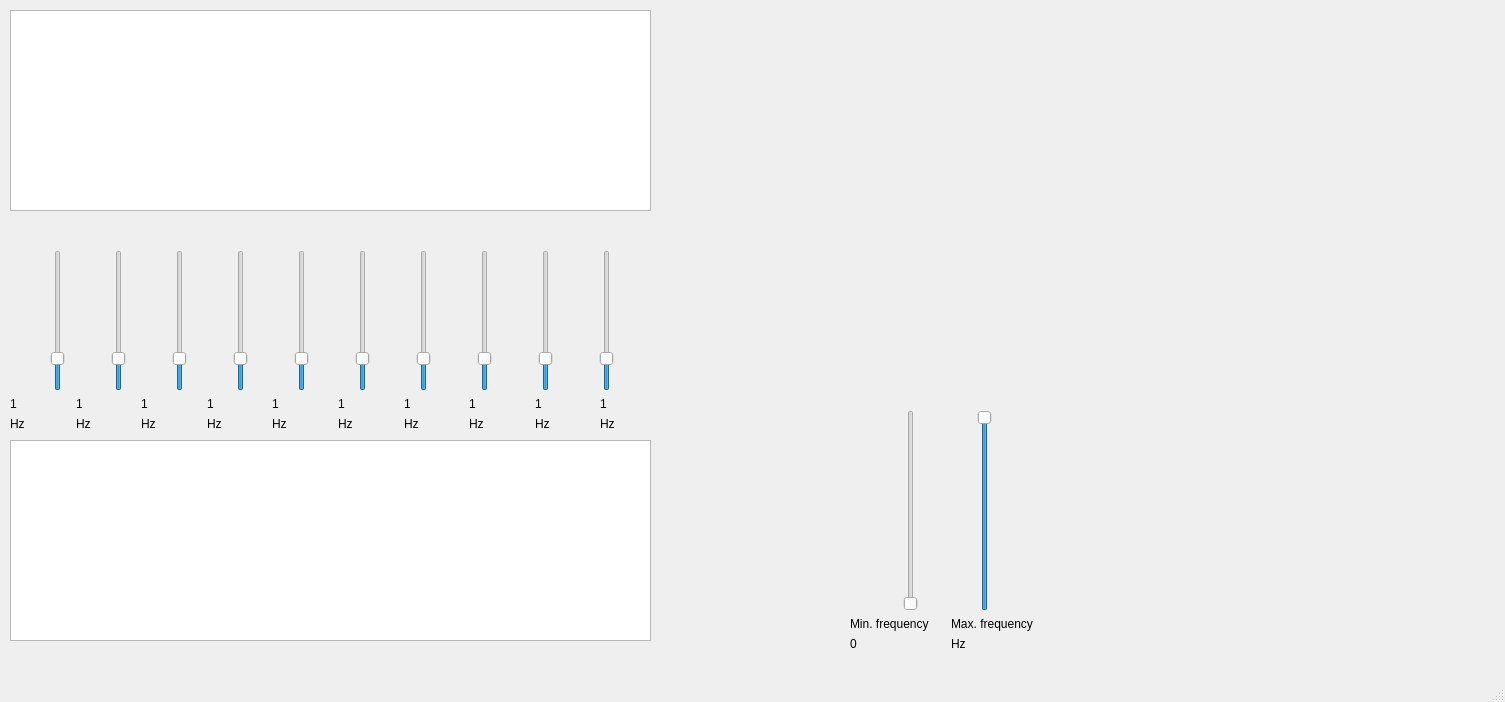
<?xml version="1.0" encoding="UTF-8"?>
<ui version="4.0">
 <class>MainWindow</class>
 <widget class="QMainWindow" name="MainWindow">
  <property name="geometry">
   <rect>
    <x>0</x>
    <y>0</y>
    <width>1505</width>
    <height>702</height>
   </rect>
  </property>
  <property name="sizePolicy">
   <sizepolicy hsizetype="MinimumExpanding" vsizetype="MinimumExpanding">
    <horstretch>0</horstretch>
    <verstretch>0</verstretch>
   </sizepolicy>
  </property>
  <property name="minimumSize">
   <size>
    <width>1150</width>
    <height>670</height>
   </size>
  </property>
  <property name="maximumSize">
   <size>
    <width>300000</width>
    <height>30000</height>
   </size>
  </property>
  <property name="windowTitle">
   <string>MainWindow</string>
  </property>
  <widget class="QWidget" name="centralwidget">
   <widget class="QGraphicsView" name="graphicsView">
    <property name="geometry">
     <rect>
      <x>10</x>
      <y>10</y>
      <width>641</width>
      <height>201</height>
     </rect>
    </property>
   </widget>
   <widget class="QGraphicsView" name="graphicsView_3">
    <property name="geometry">
     <rect>
      <x>10</x>
      <y>440</y>
      <width>641</width>
      <height>201</height>
     </rect>
    </property>
   </widget>
   <widget class="QWidget" name="layoutWidget">
    <property name="geometry">
     <rect>
      <x>850</x>
      <y>410</y>
      <width>195</width>
      <height>241</height>
     </rect>
    </property>
    <layout class="QVBoxLayout" name="verticalLayout_2">
     <item>
      <layout class="QHBoxLayout" name="horizontalLayout_2">
       <item>
        <widget class="QSlider" name="verticalSlider_11">
         <property name="maximum">
          <number>5</number>
         </property>
         <property name="singleStep">
          <number>1</number>
         </property>
         <property name="pageStep">
          <number>1</number>
         </property>
         <property name="value">
          <number>0</number>
         </property>
         <property name="sliderPosition">
          <number>0</number>
         </property>
         <property name="orientation">
          <enum>Qt::Vertical</enum>
         </property>
        </widget>
       </item>
       <item>
        <widget class="QSlider" name="verticalSlider_12">
         <property name="maximum">
          <number>5</number>
         </property>
         <property name="singleStep">
          <number>1</number>
         </property>
         <property name="pageStep">
          <number>1</number>
         </property>
         <property name="value">
          <number>5</number>
         </property>
         <property name="sliderPosition">
          <number>5</number>
         </property>
         <property name="orientation">
          <enum>Qt::Vertical</enum>
         </property>
        </widget>
       </item>
      </layout>
     </item>
     <item>
      <layout class="QVBoxLayout" name="verticalLayout">
       <item>
        <layout class="QHBoxLayout" name="horizontalLayout_6">
         <item>
          <widget class="QLabel" name="label">
           <property name="text">
            <string>Min. frequency</string>
           </property>
          </widget>
         </item>
         <item>
          <widget class="QLabel" name="label_2">
           <property name="text">
            <string>Max. frequency</string>
           </property>
          </widget>
         </item>
        </layout>
       </item>
       <item>
        <layout class="QHBoxLayout" name="horizontalLayout_5">
         <item>
          <widget class="QLabel" name="label_23">
           <property name="text">
            <string>0</string>
           </property>
          </widget>
         </item>
         <item>
          <widget class="QLabel" name="label_24">
           <property name="text">
            <string>Hz</string>
           </property>
          </widget>
         </item>
        </layout>
       </item>
      </layout>
     </item>
    </layout>
   </widget>
   <widget class="QWidget" name="layoutWidget">
    <property name="geometry">
     <rect>
      <x>10</x>
      <y>250</y>
      <width>650</width>
      <height>181</height>
     </rect>
    </property>
    <layout class="QVBoxLayout" name="verticalLayout_4">
     <item>
      <layout class="QHBoxLayout" name="horizontalLayout">
       <item>
        <widget class="QSlider" name="verticalSlider">
         <property name="maximum">
          <number>5</number>
         </property>
         <property name="pageStep">
          <number>1</number>
         </property>
         <property name="sliderPosition">
          <number>1</number>
         </property>
         <property name="orientation">
          <enum>Qt::Vertical</enum>
         </property>
        </widget>
       </item>
       <item>
        <widget class="QSlider" name="verticalSlider_2">
         <property name="maximum">
          <number>5</number>
         </property>
         <property name="pageStep">
          <number>1</number>
         </property>
         <property name="sliderPosition">
          <number>1</number>
         </property>
         <property name="orientation">
          <enum>Qt::Vertical</enum>
         </property>
        </widget>
       </item>
       <item>
        <widget class="QSlider" name="verticalSlider_3">
         <property name="maximum">
          <number>5</number>
         </property>
         <property name="pageStep">
          <number>1</number>
         </property>
         <property name="value">
          <number>1</number>
         </property>
         <property name="orientation">
          <enum>Qt::Vertical</enum>
         </property>
        </widget>
       </item>
       <item>
        <widget class="QSlider" name="verticalSlider_4">
         <property name="maximum">
          <number>5</number>
         </property>
         <property name="pageStep">
          <number>1</number>
         </property>
         <property name="sliderPosition">
          <number>1</number>
         </property>
         <property name="orientation">
          <enum>Qt::Vertical</enum>
         </property>
        </widget>
       </item>
       <item>
        <widget class="QSlider" name="verticalSlider_5">
         <property name="maximum">
          <number>5</number>
         </property>
         <property name="pageStep">
          <number>1</number>
         </property>
         <property name="sliderPosition">
          <number>1</number>
         </property>
         <property name="orientation">
          <enum>Qt::Vertical</enum>
         </property>
        </widget>
       </item>
       <item>
        <widget class="QSlider" name="verticalSlider_6">
         <property name="maximum">
          <number>5</number>
         </property>
         <property name="pageStep">
          <number>1</number>
         </property>
         <property name="value">
          <number>1</number>
         </property>
         <property name="orientation">
          <enum>Qt::Vertical</enum>
         </property>
        </widget>
       </item>
       <item>
        <widget class="QSlider" name="verticalSlider_7">
         <property name="maximum">
          <number>5</number>
         </property>
         <property name="pageStep">
          <number>1</number>
         </property>
         <property name="sliderPosition">
          <number>1</number>
         </property>
         <property name="orientation">
          <enum>Qt::Vertical</enum>
         </property>
        </widget>
       </item>
       <item>
        <widget class="QSlider" name="verticalSlider_8">
         <property name="maximum">
          <number>5</number>
         </property>
         <property name="pageStep">
          <number>1</number>
         </property>
         <property name="value">
          <number>1</number>
         </property>
         <property name="orientation">
          <enum>Qt::Vertical</enum>
         </property>
        </widget>
       </item>
       <item>
        <widget class="QSlider" name="verticalSlider_9">
         <property name="maximum">
          <number>5</number>
         </property>
         <property name="pageStep">
          <number>1</number>
         </property>
         <property name="value">
          <number>1</number>
         </property>
         <property name="orientation">
          <enum>Qt::Vertical</enum>
         </property>
        </widget>
       </item>
       <item>
        <widget class="QSlider" name="verticalSlider_10">
         <property name="maximum">
          <number>5</number>
         </property>
         <property name="pageStep">
          <number>1</number>
         </property>
         <property name="value">
          <number>1</number>
         </property>
         <property name="orientation">
          <enum>Qt::Vertical</enum>
         </property>
        </widget>
       </item>
      </layout>
     </item>
     <item>
      <layout class="QVBoxLayout" name="verticalLayout_3">
       <item>
        <layout class="QHBoxLayout" name="horizontalLayout_3">
         <item>
          <widget class="QLabel" name="label_12">
           <property name="text">
            <string>1</string>
           </property>
          </widget>
         </item>
         <item>
          <widget class="QLabel" name="label_3">
           <property name="text">
            <string>1</string>
           </property>
          </widget>
         </item>
         <item>
          <widget class="QLabel" name="label_4">
           <property name="text">
            <string>1</string>
           </property>
          </widget>
         </item>
         <item>
          <widget class="QLabel" name="label_5">
           <property name="text">
            <string>1</string>
           </property>
          </widget>
         </item>
         <item>
          <widget class="QLabel" name="label_6">
           <property name="text">
            <string>1</string>
           </property>
          </widget>
         </item>
         <item>
          <widget class="QLabel" name="label_7">
           <property name="text">
            <string>1</string>
           </property>
          </widget>
         </item>
         <item>
          <widget class="QLabel" name="label_8">
           <property name="text">
            <string>1</string>
           </property>
          </widget>
         </item>
         <item>
          <widget class="QLabel" name="label_9">
           <property name="text">
            <string>1</string>
           </property>
          </widget>
         </item>
         <item>
          <widget class="QLabel" name="label_10">
           <property name="text">
            <string>1</string>
           </property>
          </widget>
         </item>
         <item>
          <widget class="QLabel" name="label_11">
           <property name="text">
            <string>1</string>
           </property>
          </widget>
         </item>
        </layout>
       </item>
       <item>
        <layout class="QHBoxLayout" name="horizontalLayout_4">
         <item>
          <widget class="QLabel" name="label_13">
           <property name="text">
            <string>Hz</string>
           </property>
          </widget>
         </item>
         <item>
          <widget class="QLabel" name="label_14">
           <property name="text">
            <string>Hz</string>
           </property>
          </widget>
         </item>
         <item>
          <widget class="QLabel" name="label_15">
           <property name="text">
            <string>Hz</string>
           </property>
          </widget>
         </item>
         <item>
          <widget class="QLabel" name="label_16">
           <property name="text">
            <string>Hz</string>
           </property>
          </widget>
         </item>
         <item>
          <widget class="QLabel" name="label_17">
           <property name="text">
            <string>Hz</string>
           </property>
          </widget>
         </item>
         <item>
          <widget class="QLabel" name="label_18">
           <property name="text">
            <string>Hz</string>
           </property>
          </widget>
         </item>
         <item>
          <widget class="QLabel" name="label_19">
           <property name="text">
            <string>Hz</string>
           </property>
          </widget>
         </item>
         <item>
          <widget class="QLabel" name="label_20">
           <property name="text">
            <string>Hz</string>
           </property>
          </widget>
         </item>
         <item>
          <widget class="QLabel" name="label_21">
           <property name="text">
            <string>Hz</string>
           </property>
          </widget>
         </item>
         <item>
          <widget class="QLabel" name="label_22">
           <property name="text">
            <string>Hz</string>
           </property>
          </widget>
         </item>
        </layout>
       </item>
      </layout>
     </item>
    </layout>
   </widget>
  </widget>
  <widget class="QMenuBar" name="menubar">
   <property name="geometry">
    <rect>
     <x>0</x>
     <y>0</y>
     <width>1505</width>
     <height>21</height>
    </rect>
   </property>
  </widget>
  <widget class="QStatusBar" name="statusbar"/>
 </widget>
 <resources/>
 <connections>
  <connection>
   <sender>verticalSlider</sender>
   <signal>windowIconTextChanged(QString)</signal>
   <receiver>label_3</receiver>
   <slot>show()</slot>
   <hints>
    <hint type="sourcelabel">
     <x>58</x>
     <y>398</y>
    </hint>
    <hint type="destinationlabel">
     <x>136</x>
     <y>427</y>
    </hint>
   </hints>
  </connection>
  <connection>
   <sender>verticalSlider_2</sender>
   <signal>windowIconTextChanged(QString)</signal>
   <receiver>label_4</receiver>
   <slot>show()</slot>
   <hints>
    <hint type="sourcelabel">
     <x>127</x>
     <y>405</y>
    </hint>
    <hint type="destinationlabel">
     <x>201</x>
     <y>427</y>
    </hint>
   </hints>
  </connection>
  <connection>
   <sender>verticalSlider_3</sender>
   <signal>windowIconTextChanged(QString)</signal>
   <receiver>label_5</receiver>
   <slot>show()</slot>
   <hints>
    <hint type="sourcelabel">
     <x>188</x>
     <y>405</y>
    </hint>
    <hint type="destinationlabel">
     <x>266</x>
     <y>427</y>
    </hint>
   </hints>
  </connection>
  <connection>
   <sender>verticalSlider_4</sender>
   <signal>windowIconTextChanged(QString)</signal>
   <receiver>label_6</receiver>
   <slot>show()</slot>
   <hints>
    <hint type="sourcelabel">
     <x>249</x>
     <y>405</y>
    </hint>
    <hint type="destinationlabel">
     <x>331</x>
     <y>427</y>
    </hint>
   </hints>
  </connection>
  <connection>
   <sender>verticalSlider_5</sender>
   <signal>windowIconTextChanged(QString)</signal>
   <receiver>label_7</receiver>
   <slot>show()</slot>
   <hints>
    <hint type="sourcelabel">
     <x>310</x>
     <y>405</y>
    </hint>
    <hint type="destinationlabel">
     <x>396</x>
     <y>427</y>
    </hint>
   </hints>
  </connection>
  <connection>
   <sender>verticalSlider_6</sender>
   <signal>windowIconTextChanged(QString)</signal>
   <receiver>label_8</receiver>
   <slot>show()</slot>
   <hints>
    <hint type="sourcelabel">
     <x>371</x>
     <y>405</y>
    </hint>
    <hint type="destinationlabel">
     <x>461</x>
     <y>427</y>
    </hint>
   </hints>
  </connection>
  <connection>
   <sender>verticalSlider_7</sender>
   <signal>windowIconTextChanged(QString)</signal>
   <receiver>label_9</receiver>
   <slot>show()</slot>
   <hints>
    <hint type="sourcelabel">
     <x>428</x>
     <y>392</y>
    </hint>
    <hint type="destinationlabel">
     <x>526</x>
     <y>427</y>
    </hint>
   </hints>
  </connection>
  <connection>
   <sender>verticalSlider_8</sender>
   <signal>windowIconTextChanged(QString)</signal>
   <receiver>label_10</receiver>
   <slot>show()</slot>
   <hints>
    <hint type="sourcelabel">
     <x>490</x>
     <y>394</y>
    </hint>
    <hint type="destinationlabel">
     <x>591</x>
     <y>427</y>
    </hint>
   </hints>
  </connection>
  <connection>
   <sender>verticalSlider_9</sender>
   <signal>windowIconTextChanged(QString)</signal>
   <receiver>label_11</receiver>
   <slot>show()</slot>
   <hints>
    <hint type="sourcelabel">
     <x>550</x>
     <y>392</y>
    </hint>
    <hint type="destinationlabel">
     <x>656</x>
     <y>427</y>
    </hint>
   </hints>
  </connection>
  <connection>
   <sender>verticalSlider_10</sender>
   <signal>windowIconTextChanged(QString)</signal>
   <receiver>label_12</receiver>
   <slot>show()</slot>
   <hints>
    <hint type="sourcelabel">
     <x>615</x>
     <y>375</y>
    </hint>
    <hint type="destinationlabel">
     <x>38</x>
     <y>427</y>
    </hint>
   </hints>
  </connection>
  <connection>
   <sender>verticalSlider_11</sender>
   <signal>windowIconTextChanged(QString)</signal>
   <receiver>label_23</receiver>
   <slot>show()</slot>
   <hints>
    <hint type="sourcelabel">
     <x>899</x>
     <y>433</y>
    </hint>
    <hint type="destinationlabel">
     <x>853</x>
     <y>668</y>
    </hint>
   </hints>
  </connection>
  <connection>
   <sender>verticalSlider_12</sender>
   <signal>windowIconTextChanged(QString)</signal>
   <receiver>label_24</receiver>
   <slot>show()</slot>
   <hints>
    <hint type="sourcelabel">
     <x>974</x>
     <y>433</y>
    </hint>
    <hint type="destinationlabel">
     <x>951</x>
     <y>668</y>
    </hint>
   </hints>
  </connection>
  <connection>
   <sender>verticalSlider</sender>
   <signal>valueChanged(int)</signal>
   <receiver>label_12</receiver>
   <slot>setNum(int)</slot>
   <hints>
    <hint type="sourcelabel">
     <x>64</x>
     <y>340</y>
    </hint>
    <hint type="destinationlabel">
     <x>71</x>
     <y>427</y>
    </hint>
   </hints>
  </connection>
  <connection>
   <sender>verticalSlider_2</sender>
   <signal>valueChanged(int)</signal>
   <receiver>label_3</receiver>
   <slot>setNum(int)</slot>
   <hints>
    <hint type="sourcelabel">
     <x>120</x>
     <y>397</y>
    </hint>
    <hint type="destinationlabel">
     <x>136</x>
     <y>427</y>
    </hint>
   </hints>
  </connection>
  <connection>
   <sender>verticalSlider_3</sender>
   <signal>valueChanged(int)</signal>
   <receiver>label_4</receiver>
   <slot>setNum(int)</slot>
   <hints>
    <hint type="sourcelabel">
     <x>188</x>
     <y>405</y>
    </hint>
    <hint type="destinationlabel">
     <x>201</x>
     <y>427</y>
    </hint>
   </hints>
  </connection>
  <connection>
   <sender>verticalSlider_4</sender>
   <signal>valueChanged(int)</signal>
   <receiver>label_5</receiver>
   <slot>setNum(int)</slot>
   <hints>
    <hint type="sourcelabel">
     <x>249</x>
     <y>405</y>
    </hint>
    <hint type="destinationlabel">
     <x>266</x>
     <y>427</y>
    </hint>
   </hints>
  </connection>
  <connection>
   <sender>verticalSlider_5</sender>
   <signal>valueChanged(int)</signal>
   <receiver>label_6</receiver>
   <slot>setNum(int)</slot>
   <hints>
    <hint type="sourcelabel">
     <x>310</x>
     <y>405</y>
    </hint>
    <hint type="destinationlabel">
     <x>331</x>
     <y>427</y>
    </hint>
   </hints>
  </connection>
  <connection>
   <sender>verticalSlider_6</sender>
   <signal>valueChanged(int)</signal>
   <receiver>label_7</receiver>
   <slot>setNum(int)</slot>
   <hints>
    <hint type="sourcelabel">
     <x>371</x>
     <y>405</y>
    </hint>
    <hint type="destinationlabel">
     <x>396</x>
     <y>427</y>
    </hint>
   </hints>
  </connection>
  <connection>
   <sender>verticalSlider_7</sender>
   <signal>valueChanged(int)</signal>
   <receiver>label_8</receiver>
   <slot>setNum(int)</slot>
   <hints>
    <hint type="sourcelabel">
     <x>432</x>
     <y>405</y>
    </hint>
    <hint type="destinationlabel">
     <x>461</x>
     <y>427</y>
    </hint>
   </hints>
  </connection>
  <connection>
   <sender>verticalSlider_8</sender>
   <signal>valueChanged(int)</signal>
   <receiver>label_9</receiver>
   <slot>setNum(int)</slot>
   <hints>
    <hint type="sourcelabel">
     <x>493</x>
     <y>405</y>
    </hint>
    <hint type="destinationlabel">
     <x>526</x>
     <y>427</y>
    </hint>
   </hints>
  </connection>
  <connection>
   <sender>verticalSlider_9</sender>
   <signal>valueChanged(int)</signal>
   <receiver>label_10</receiver>
   <slot>setNum(int)</slot>
   <hints>
    <hint type="sourcelabel">
     <x>554</x>
     <y>405</y>
    </hint>
    <hint type="destinationlabel">
     <x>591</x>
     <y>427</y>
    </hint>
   </hints>
  </connection>
  <connection>
   <sender>verticalSlider_10</sender>
   <signal>valueChanged(int)</signal>
   <receiver>label_11</receiver>
   <slot>setNum(int)</slot>
   <hints>
    <hint type="sourcelabel">
     <x>615</x>
     <y>405</y>
    </hint>
    <hint type="destinationlabel">
     <x>656</x>
     <y>427</y>
    </hint>
   </hints>
  </connection>
  <connection>
   <sender>verticalSlider_11</sender>
   <signal>valueChanged(int)</signal>
   <receiver>label_23</receiver>
   <slot>setNum(int)</slot>
   <hints>
    <hint type="sourcelabel">
     <x>899</x>
     <y>433</y>
    </hint>
    <hint type="destinationlabel">
     <x>853</x>
     <y>668</y>
    </hint>
   </hints>
  </connection>
  <connection>
   <sender>verticalSlider_12</sender>
   <signal>valueChanged(int)</signal>
   <receiver>label_24</receiver>
   <slot>setNum(int)</slot>
   <hints>
    <hint type="sourcelabel">
     <x>974</x>
     <y>433</y>
    </hint>
    <hint type="destinationlabel">
     <x>951</x>
     <y>668</y>
    </hint>
   </hints>
  </connection>
 </connections>
</ui>
